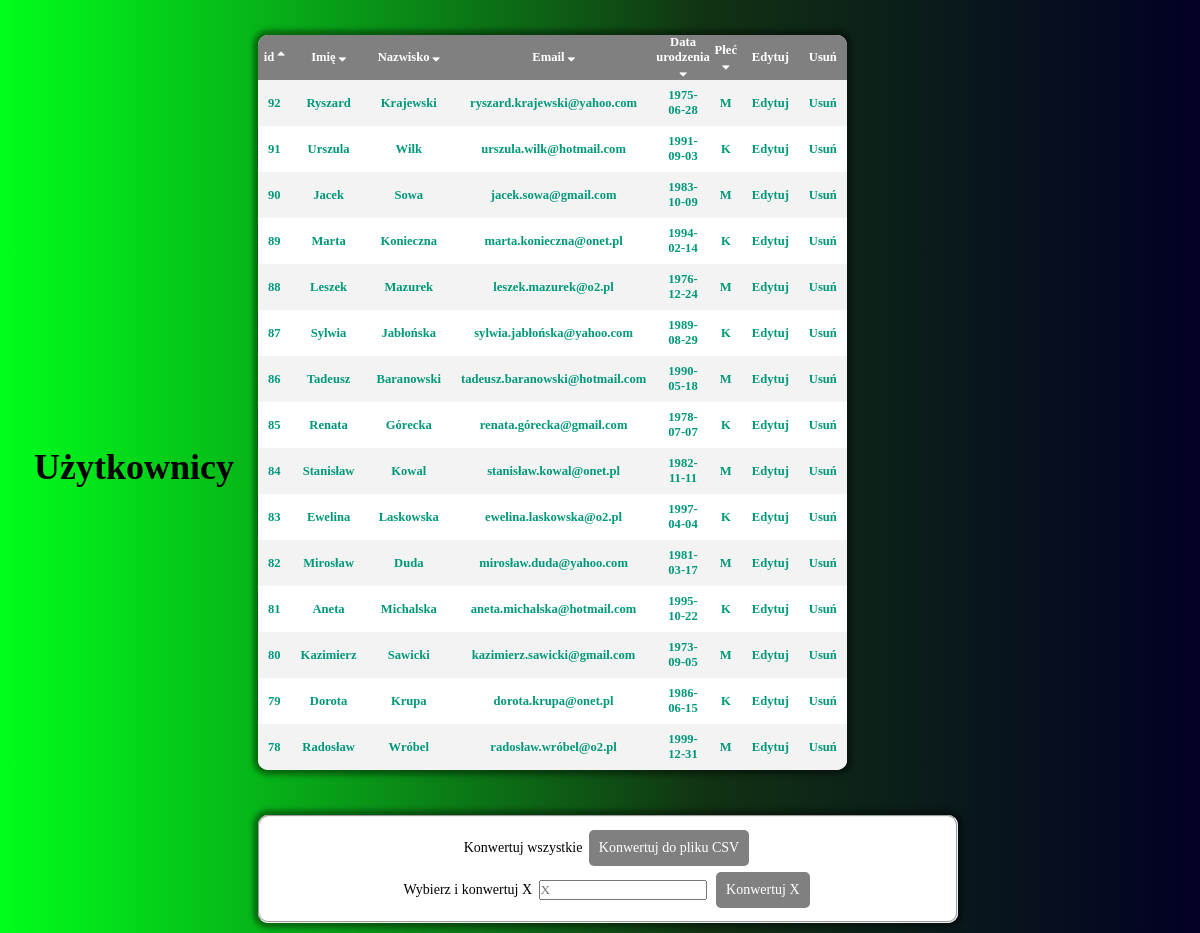
Page /formularz-main/sortById.php on the committed database.
### tables this page shows
CREATE TABLE `tbl_users` (
  `id` int(11) NOT NULL,
  `fldEmail` varchar(255) NOT NULL,
  `fldPhone` varchar(11) NOT NULL,
  `fldFirstName` varchar(60) NOT NULL,
  `fldLastName` varchar(60) NOT NULL,
  `fldPassword` varchar(60) NOT NULL,
  `fldBirthDate` date NOT NULL,
  `fldBirthPlace` varchar(60) NOT NULL,
  `fldWeight` int(3) NOT NULL,
  `fldHeight` int(3) NOT NULL,
  `fldSex` varchar(15) NOT NULL
);

### formularz-main/sortById.php (the view, shortened to what this page needs)
<!DOCTYPE html>
<html>
  <head>
    <link rel="stylesheet" media="screen" href="style21.php" />
    <link rel="stylesheet" href="https://cdnjs.cloudflare.com/ajax/libs/font-awesome/4.7.0/css/font-awesome.min.css">
  </head>
  <body>
    <header>
      <section class="header">
        <a href="history.php"><h1>Użytkownicy</h1></a>
      </section>
    </header>
    <main>
      <section class="container">
      <div id="history">
        <?php
          require_once "connect.php";
          try {
            $con = new mysqli($HOSTNAME, $USERNAME, $PASSWORD, $DATABASE);
            if($con->connect_errno != 0) {
              throw new Exception(mysqli_connect_errno());
              } else {
                $sql1 = "SELECT id, fldFirstName, fldLastName, fldEmail, fldBirthDate, fldSex FROM tbl_users ORDER BY id DESC LIMIT 15";
                $result = $con->query($sql1);
                if ($result->num_rows > 0) {
                  echo "<table class='mainTable'>";
                  echo "<tbody>
                  <tr>
                  <th style='padding: 2px; width: 8%;'><a href='sortByIdAsc.php'>id <i class='fa fa-sort-up'></i></th>
                  <th style='width: 16%;'><a href='sortByFirstNameAsc.php'>Imię <i class='fa fa-sort-down'></i></a></th>
                  <th style='width: 25%;'><a href='sortbyLastNameAsc.php'>Nazwisko <i class='fa fa-sort-down'></i></a></th>
                  <th><a href='sortByEmailAsc.php'>Email <i class='fa fa-sort-down'></i></a></th>
                  <th style='width: 13%;'><a href='sortByBirthDate.php'>Data urodzenia <i class='fa fa-sort-down'></i></a></th>
                  <th><a href='sortBySexAsc.php'>Płeć <i class='fa fa-sort-down'></i></a></th>
                  <th>Edytuj</th>
                  <th>Usuń</th>
                  </tr>";
                  while ($row = $result->fetch_assoc()) {
                    echo "<tr class='active-row'>";
                    echo "<td id='ids'>" . $row["id"] . "</td>";
                    echo "<td id='firstFldName'>" . $row["fldFirstName"] . "</td>";
                    echo "<td>" . $row["fldLastName"] . "</td>";
                    echo "<td>" . $row["fldEmail"] . "</td>";
                    echo "<td>" . $row["fldBirthDate"] . "</td>";
                    echo "<td>" . $row["fldSex"] . "</td>";
                    echo "<td class='blue'>" . "<a class='btnEdit' href='edit.php?id=$row[id]'>Edytuj" ."</td>";
                    echo "<td class='red'>" . "<a class='btnDelete' href='delete.php?id=$row[id]'>Usuń" . "</td>";
                    echo "</tr>";
                    }
                    echo "</tbody></table>";
                          } else {
                            echo "Brak wyników";
                            }
              }
          } catch(Exception $e) {
            echo 'Error occured!';
          }
          ?>
      </div>
    </section>
    <section id="button">
    </section>
  <form method="post">
    <fieldset>
      <label for="csvAll">Konwertuj wszystkie</label>
        <input type="submit" id="csvAll" name="csvAll" value="Konwertuj do pliku CSV"><br>
      <label>Wybierz i konwertuj X</label>
        <input type="text" name="chooseX" id="chooseX" placeholder="X">
        <input type="submit" id="csvX" name="csvX" value="Konwertuj X">
    </fieldset>
  </form>
    </main>
  </body>
</html>

### rows in the picture
tbl_users: id "92", fldFirstName "Ryszard", fldLastName "Krajewski", fldEmail "ryszard.krajewski@yahoo.com", fldBirthDate "1975-06-28", fldSex "M"
tbl_users: id "91", fldFirstName "Urszula", fldLastName "Wilk", fldEmail "urszula.wilk@hotmail.com", fldBirthDate "1991-09-03", fldSex "K"
tbl_users: id "90", fldFirstName "Jacek", fldLastName "Sowa", fldEmail "jacek.sowa@gmail.com", fldBirthDate "1983-10-09", fldSex "M"
tbl_users: id "89", fldFirstName "Marta", fldLastName "Konieczna", fldEmail "marta.konieczna@onet.pl", fldBirthDate "1994-02-14", fldSex "K"
tbl_users: id "88", fldFirstName "Leszek", fldLastName "Mazurek", fldEmail "leszek.mazurek@o2.pl", fldBirthDate "1976-12-24", fldSex "M"
tbl_users: id "87", fldFirstName "Sylwia", fldLastName "Jabłońska", fldEmail "sylwia.jabłońska@yahoo.com", fldBirthDate "1989-08-29", fldSex "K"
tbl_users: id "86", fldFirstName "Tadeusz", fldLastName "Baranowski", fldEmail "tadeusz.baranowski@hotmail.com", fldBirthDate "1990-05-18", fldSex "M"
tbl_users: id "85", fldFirstName "Renata", fldLastName "Górecka", fldEmail "renata.górecka@gmail.com", fldBirthDate "1978-07-07", fldSex "K"
tbl_users: id "84", fldFirstName "Stanisław", fldLastName "Kowal", fldEmail "stanisław.kowal@onet.pl", fldBirthDate "1982-11-11", fldSex "M"
tbl_users: id "83", fldFirstName "Ewelina", fldLastName "Laskowska", fldEmail "ewelina.laskowska@o2.pl", fldBirthDate "1997-04-04", fldSex "K"
tbl_users: id "82", fldFirstName "Mirosław", fldLastName "Duda", fldEmail "mirosław.duda@yahoo.com", fldBirthDate "1981-03-17", fldSex "M"
tbl_users: id "81", fldFirstName "Aneta", fldLastName "Michalska", fldEmail "aneta.michalska@hotmail.com", fldBirthDate "1995-10-22", fldSex "K"
tbl_users: id "80", fldFirstName "Kazimierz", fldLastName "Sawicki", fldEmail "kazimierz.sawicki@gmail.com", fldBirthDate "1973-09-05", fldSex "M"
tbl_users: id "79", fldFirstName "Dorota", fldLastName "Krupa", fldEmail "dorota.krupa@onet.pl", fldBirthDate "1986-06-15", fldSex "K"
tbl_users: id "78", fldFirstName "Radosław", fldLastName "Wróbel", fldEmail "radosław.wróbel@o2.pl", fldBirthDate "1999-12-31", fldSex "M"
